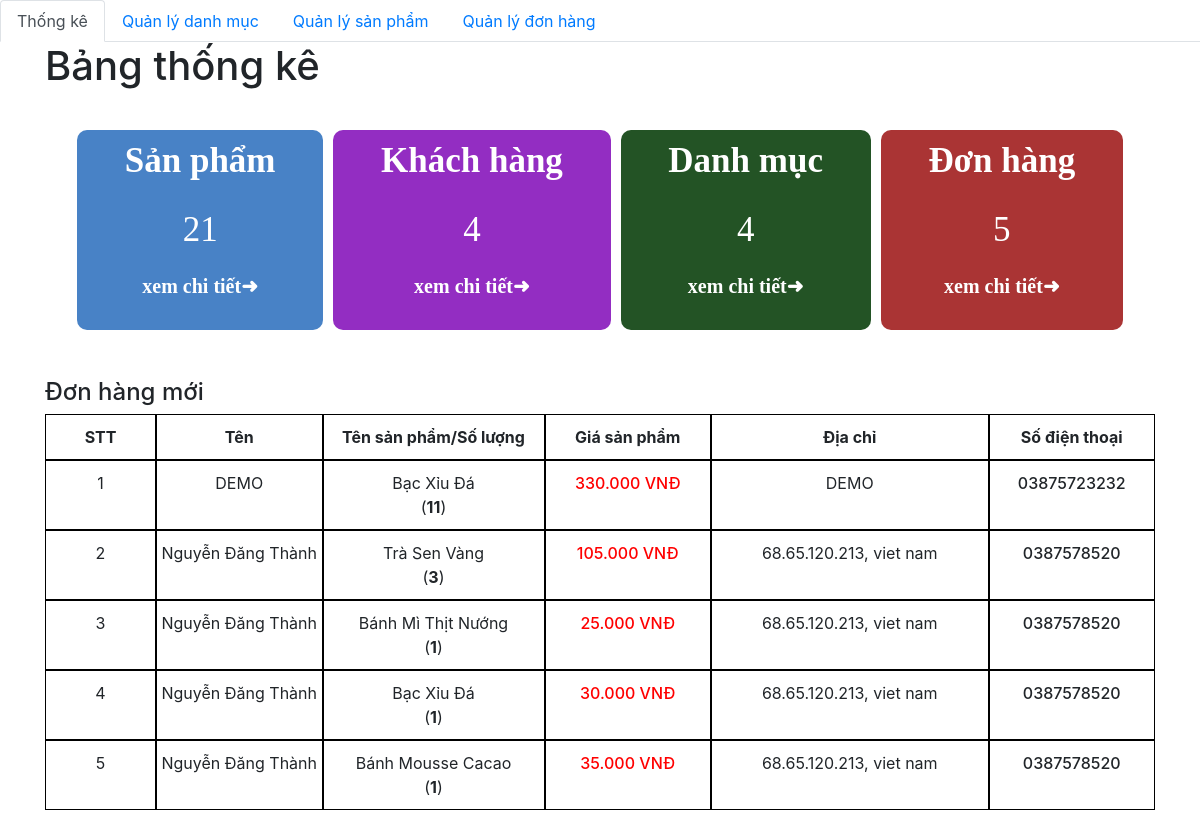
The app's page /admin/index.php with its own data.
### tables this page shows
CREATE TABLE `order_details` (
  `id` int(11) NOT NULL,
  `order_id` int(11) NOT NULL,
  `product_id` int(11) NOT NULL,
  `id_user` int(11) NOT NULL,
  `num` int(11) NOT NULL,
  `price` float NOT NULL,
  `status` varchar(255) NOT NULL
);

CREATE TABLE `orders` (
  `id` int(11) NOT NULL,
  `fullname` varchar(100) NOT NULL,
  `phone_number` varchar(20) NOT NULL,
  `email` varchar(150) NOT NULL,
  `address` varchar(200) NOT NULL,
  `note` varchar(255) DEFAULT NULL,
  `order_date` datetime DEFAULT NULL
);

CREATE TABLE `product` (
  `id` int(11) NOT NULL,
  `title` varchar(200) NOT NULL,
  `price` float NOT NULL,
  `number` float NOT NULL,
  `thumbnail` varchar(500) NOT NULL,
  `content` longtext NOT NULL,
  `id_category` int(11) NOT NULL,
  `created_at` datetime DEFAULT NULL,
  `updated_at` datetime DEFAULT NULL
);

### admin/database/dbhelper.php (called while the page is built, shortened)
<?php
function executeResult($sql)
{
	$con = mysqli_connect(HOST, USERNAME, PASSWORD, DATABASE);
	$result = mysqli_query($con, $sql);
	$data   = [];
	while ($row = mysqli_fetch_array($result, 1)) {
		$data[] = $row;
	}
	return $data;
}

### admin/index.php (the view, shortened to what this page needs)
<?php require_once('database/dbhelper.php'); ?>
<!DOCTYPE html>
<html>
<head>
    <link rel="stylesheet" href="https://maxcdn.bootstrapcdn.com/bootstrap/4.4.1/css/bootstrap.min.css">
    <link href="https://cdn.jsdelivr.net/npm/summernote@0.8.18/dist/summernote.min.css" rel="stylesheet">
    <link rel="stylesheet" href="style.css">
</head>
<body>
    <div id="wrapper">
        <header>
            <ul class="nav nav-tabs">
                <li class="nav-item">
                    <a class="nav-link active" href="category/index.php">Thống kê</a>
                </li>
                <li class="nav-item">
                    <a class="nav-link" href="category/index.php">Quản lý danh mục</a>
                </li>
                <li class="nav-item">
                    <a class="nav-link" href="product/">Quản lý sản phẩm</a>
                </li>
                <li class="nav-item ">
                    <a class="nav-link " href="dashboard.php">Quản lý đơn hàng</a>
                </li>
            </ul>
        </header>
        <div class="container">
            <main>
                <h1>Bảng thống kê</h1>
                <section class="dashboard">
                    <div class="table">
                        <div class="sp">
                            <p>Sản phẩm</p>
                            <?php
                            $sql = "SELECT * FROM `product`";
                            $conn = mysqli_connect(HOST, USERNAME, PASSWORD, DATABASE);
                            $result = mysqli_query($conn, $sql);
                            echo '<span>' . mysqli_num_rows($result) . '</span>';
                            ?>
                            <p><a href="product/">xem chi tiết➜</a></p>
                        </div>
                        <div class="sp kh">
                            <p>Khách hàng</p>
                            <?php
                            $sql = "SELECT * FROM `user`";
                            $conn = mysqli_connect(HOST, USERNAME, PASSWORD, DATABASE);
                            $result = mysqli_query($conn, $sql);
                            echo '<span>' . mysqli_num_rows($result) . '</span>';
                            ?>
                            <p><a href="">xem chi tiết➜</a></p>
                        </div>
                        <div class="sp dm">
                            <p>Danh mục</p>
                            <?php
                            $sql = "SELECT * FROM `category`";
                            $conn = mysqli_connect(HOST, USERNAME, PASSWORD, DATABASE);
                            $result = mysqli_query($conn, $sql);
                            echo '<span>' . mysqli_num_rows($result) . '</span>';
                            ?>
                            <p><a href="category/">xem chi tiết➜</a></p>
                        </div>
                        <div class="sp dh">
                            <p>Đơn hàng</p>
                            <?php
                            $sql = "SELECT * FROM `order_details`";
                            $conn = mysqli_connect(HOST, USERNAME, PASSWORD, DATABASE);
                            $result = mysqli_query($conn, $sql);
                            echo '<span>' . mysqli_num_rows($result) . '</span>';
                            ?>
                            <p><a href="dashboard.php">xem chi tiết➜</a></p>
                        </div>
                    </div>
                </section>
                <section class="new-order">
                    <h4>Đơn hàng mới</h4>
                    <table>
                        <tr class="bold">
                            <td>STT</td>
                            <td>Tên</td>
                            <td>Tên sản phẩm/Số lượng</td>
                            <td>Giá sản phẩm</td>
                            <td>Địa chỉ</td>
                            <td>Số điện thoại</td>
                        </tr>
                        <?php
                            try {
                                if (isset($_GET['page'])) {
                                    $page = $_GET['page'];
                                } else {
                                    $page = 1;
                                }
                                $limit = 10;
                                $start = ($page - 1) * $limit;
                                $sql = "SELECT * from orders, order_details, product
                                where order_details.order_id=orders.id and product.id=order_details.product_id ORDER BY order_date DESC limit $start,$limit ";
                                $order_details_List = executeResult($sql);
                                $count = 0;
                                foreach ($order_details_List as $item) {
                                    echo '
                                        <tr style="text-align: center;">
                                            <td>' . (++$count) . '</td>
                                            <td>' . $item['fullname'] . '</td>
                                            <td>' . $item['title'] . '<br>(<strong>' . $item['num'] . '</strong>)</td>
                                            <td class="b-500 red">' . number_format($item['num'] * $item['price'], 0, ',', '.') . '<span> VNĐ</span></td>
                                            <td>' . $item['address'] . '</td>
                                            <td class="b-500">' . $item['phone_number'] . '</td>
                                        </tr>
                                    ';
                                }
                            } catch (Exception $e) {
                                die("Lỗi thực thi sql: " . $e->getMessage());
                            }
                            ?>
                    </table>
                </section>
            </main>
        </div>
    </div>
</body>
</html>

### admin/style.css (style rules this page uses)
.dashboard .table { padding: 2rem; display: grid; grid-column-gap: 10px; grid-template-columns: auto auto auto auto; }
.dashboard .table .sp { color: white; background-color: #4882c6; padding: 5px; border-radius: 10px; text-align: center; }
.dashboard .table .kh { background-color: #932dc2; }
.dashboard .table .dm { background-color: rgb(35, 83, 37); }
.dashboard .table .dh { background-color: rgb(170, 52, 52); }
.dashboard .table .sp>p { font-size: 35px; text-align: center; font-weight: bold; font-family: "Bebas Neue", cursive; }
.dashboard .table .sp span { text-align: center; font-size: 35px; padding: 2rem 0; font-family: "Bebas Neue", cursive; }
.dashboard .table .sp p>a { text-decoration: none; color: white; font-size: 20px; transition: all 0.3s; }
table { width: 100%; }
table tr { text-align: center; width: 100%; display: grid; grid-template-columns: 10% 15% 20% 15% 25% 15% ; }
table tr.bold { font-weight: bold; }
table tr td { padding: 10px 0; border: 1px solid black; }

### admin/index.php (style rules this page uses)
#wrapper { padding-bottom: 5rem; }
.b-500 { font-weight: 500; }
.red { color: red; }

### records on screen
order_details: order.fullname "DEMO", product.title "Bạc Xỉu Đá", num "11", $item['num']*$item['price'] "330.000", order.address "DEMO", order.phone_number "03875723232"
order_details: order.fullname "Nguyễn Đăng Thành", product.title "Trà Sen Vàng", num "3", $item['num']*$item['price'] "105.000", order.address "68.65.120.213, viet nam", order.phone_number "0387578520"
order_details: order.fullname "Nguyễn Đăng Thành", product.title "Bánh Mì Thịt Nướng", num "1", $item['num']*$item['price'] "25.000", order.address "68.65.120.213, viet nam", order.phone_number "0387578520"
order_details: order.fullname "Nguyễn Đăng Thành", product.title "Bạc Xỉu Đá", num "1", $item['num']*$item['price'] "30.000", order.address "68.65.120.213, viet nam", order.phone_number "0387578520"
order_details: order.fullname "Nguyễn Đăng Thành", product.title "Bánh Mousse Cacao", num "1", $item['num']*$item['price'] "35.000", order.address "68.65.120.213, viet nam", order.phone_number "0387578520"

### other values on screen
mysqli_num_rows($result) "21"
mysqli_num_rows($result) "4"
mysqli_num_rows($result) "5"
